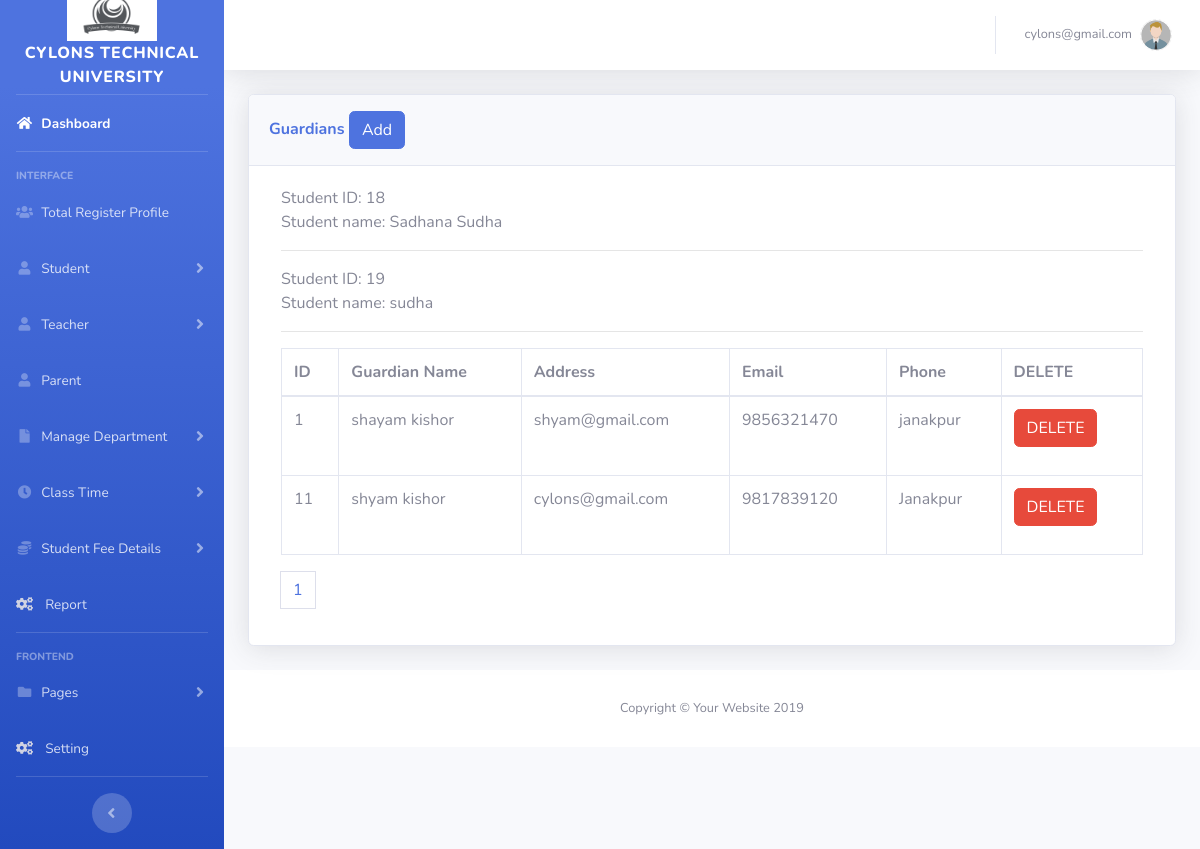
Page /admin/parent.php (signed in) on the committed database.
### tables this page shows
CREATE TABLE `student` (
  `id` int(11) NOT NULL,
  `name` varchar(255) NOT NULL,
  `address` varchar(255) NOT NULL,
  `email` varchar(255) NOT NULL,
  `phone` int(10) NOT NULL,
  `dob` varchar(10) NOT NULL,
  `image` varchar(255) NOT NULL,
  `course_id` int(11) NOT NULL,
  `doj` datetime NOT NULL,
  `fees` int(11) NOT NULL,
  `balance` int(11) NOT NULL,
  `delete_status` int(11) NOT NULL
);

CREATE TABLE `guardians` (
  `guardian_id` int(11) NOT NULL,
  `guardian_name` varchar(200) NOT NULL,
  `email` varchar(200) NOT NULL,
  `phone` varchar(20) NOT NULL,
  `address` varchar(200) NOT NULL,
  `student_id` int(11) NOT NULL
);

### admin/parent.php (the view, shortened to what this page needs)
<?php
include('includes/header.php');
include('includes/navbar.php');
include "dbconfig.php";
?>
<div class="container-fluid">
<div class="card shadow mb-4">
  <div class="card-header py-3">
    <h6 class="m-0 font-weight-bold text-primary">Guardians
            <button type="button" class="btn btn-primary" data-toggle="modal" data-target="#addadminprofile">
              Add
            </button>
    </h6>
  </div>
  <div class="card-body">
   <div class="table-responsive">
 <div class="col-md-12">
    <?php
    include "dbconfig.php";
    $limit = 3;
    if(isset($_GET['page'])){
       $page = $_GET['page'];
    }else{
       $page =1;
    }
    $offset = ($page - 1 ) * $limit;
    $query = "SELECT * FROM guardians ORDER BY guardian_id LIMIT {$offset},{$limit}";
    $query_run = mysqli_query($conn,$query);
    if(mysqli_num_rows($query_run)>0){
    ?>
      <table class="table table-bordered" id="dataTable" width="100%" cellspacing="0">
        <thead>
          <tr>
            <th> ID </th>
            <th>Guardian Name</th>
            <th> Address</th>
            <th> Email</th>
            <th> Phone</th>
            <th>DELETE </th>
          </tr>
        </thead>
        <tbody>
        <?php
    $sql = "SELECT * FROM student";
      $result = $conn->query($sql);
     if ($result->num_rows > 0) {
         while ($row = $result->fetch_assoc()) {
        echo "Student ID: " . $row['id'] . "<br>";
        echo "Student name: " . $row['name'] . "<br>";
        echo "<hr>";
        }
       } else {
       echo "No guardians found.";
     }
?>
    <tbody>
    <?php
 if(mysqli_num_rows($query_run)>0){
    while($row = mysqli_fetch_assoc($query_run)){
    ?>
       <tr>
      <td><?php  echo $row['guardian_id'];   ?> </td>
      <td> <?php  echo $row['guardian_name'];   ?></td>
      <td><?php  echo $row['email'];   ?></td>
      <td> <?php  echo $row['phone'];   ?> </td>
      <td> <?php  echo $row['address'];   ?> </td>
      <td>
         <form action="gurdian_update.php" method="post">
            <button type="submit" name="delete_btn" class="btn btn-danger"> DELETE</button>
          </form>
      </td>
    </tr>
    <?php
    }
 }
 else{
  echo "No record found";
 }
 ?>
</tbody>
         </table>
      <?php                }
                                      $sql1 = "SELECT * FROM guardians";
                                      $result1 = mysqli_query($conn,$sql1) or die("Query FAiled.");
                                      if(mysqli_num_rows($result1) >0){
                                       $total_records = mysqli_num_rows($result1);
                                       $limit = 3;
                                       $total_page = ceil( $total_records / $limit);
                   echo '<ul class="pagination">';
                                       for($i = 1; $i <= $total_page; $i++){
                                           if($i== $page){
                                               $active = "active";
                                           }
                                           else{
                                               $active = "";
                                           }
                                           echo '<li class="'.$active.'" class="page-item "><a href="parent.php?page='.$i.'"class="page-link">'.$i.'</a></li>';
                                       }
                                       echo '</ul>';
                                      }
                                      ?>
            </div>
    </div>
  </div>
</div>
</div>
<?php
include('includes/footer.php');
?>

### rows in the picture
guardians: guardian_id "1", guardian_name "shayam kishor", email "shyam@gmail.com", phone "9856321470", address "janakpur"
guardians: guardian_id "11", guardian_name "shyam kishor", email "cylons@gmail.com", phone "9817839120", address "Janakpur"

### other values in the picture
$_SESSION['username'] "cylons@gmail.com"
